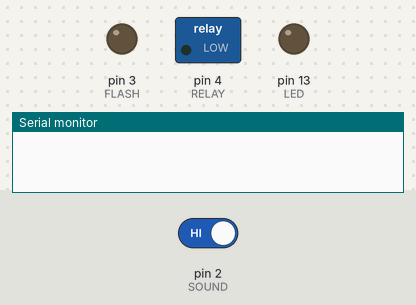
Recording of a sketch running on a simulated Arduino Uno, built with avr-gcc and run on an emulated ATmega328P. Parts: switched loads named in the sketch (green lamp = pin HIGH), output pins drawn as LEDs (lit = HIGH), the last lines printed to the serial monitor. Dashed ring = blinking. The test bench sets the inputs (shaded band); at power-on: pin 2 (SOUND) HIGH.

Above: at 1.2 s.
1.3 s: pin 2 (SOUND) driven LOW
At 2.55 s:
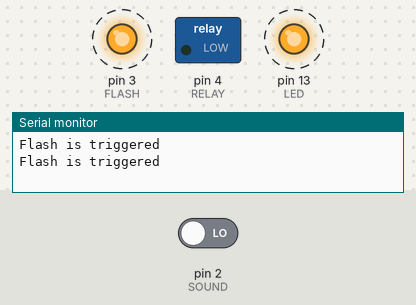
4.3 s: pin 2 (SOUND) driven HIGH
At 5.4 s:
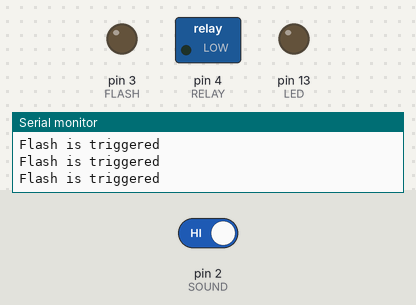
Timing chart, 0 to 7.3 s (numbered marks = the images above; inputs shaded):
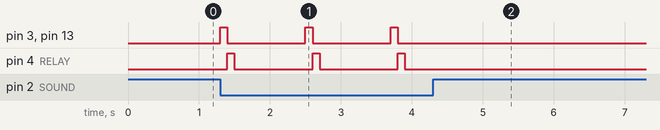

Measured:
- after the input at 1.3 s, pin 3 (FLASH), pin 13 (LED): alternates HIGH for 0.10 s and LOW for 1.1 s, starting at once; pin 4 (RELAY): alternates HIGH for 0.10 s and LOW for 1.1 s, starting after 0.10 s
- after the input at 4.3 s, pin 3 (FLASH), pin 4 (RELAY), pin 13 (LED): stops changing and stays LOW

The sketch:

127_Project_HighSpeedPhoto.ino
```cpp
//A full description of this module (and many others) can be downloaded at: https://eve_arduino

int FLASH=3;
int RELAY=4;
int LED=13;
int SOUND=2;

void setup()
{
  pinMode(FLASH, OUTPUT);
  digitalWrite(FLASH, LOW);
  pinMode(LED, OUTPUT);
  pinMode(RELAY, OUTPUT);
  pinMode(SOUND, INPUT);
  digitalWrite(LED, LOW);
  digitalWrite(RELAY, LOW);
  Serial.begin(9600);
}

void loop()
{
  if (digitalRead(SOUND)== LOW)
  {
    digitalWrite(FLASH, HIGH);
    digitalWrite(LED, HIGH);
    Serial.println("Flash is triggered");
    delay(100);
    digitalWrite(FLASH, LOW);
    digitalWrite(LED, LOW);
    digitalWrite(RELAY, HIGH);
    delay(100);
    digitalWrite(RELAY,LOW);
    delay(1000);
  }
}
```
